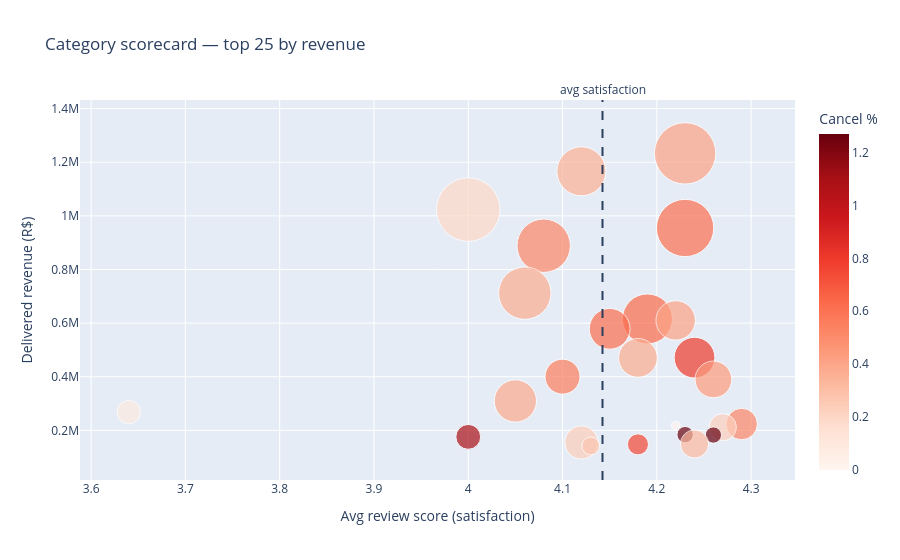

Notebook code cell kept with this figure:
### Markdown cell above
## Step 2 — The category scorecard chart (provided)

Revenue (y) vs satisfaction (x), bubble size = volume, color = cancellation rate.
The dashed line is the volume-weighted average satisfaction: categories that sit
**high and to the left of it** are high-revenue but below-average satisfaction —
the ones to investigate.

### Code cell
top = scorecard.nlargest(25, "revenue").copy()

avg_sat = (top["avg_review"] * top["delivered_orders"]).sum() / top["delivered_orders"].sum()

fig = px.scatter(
    top, x="avg_review", y="revenue",
    size="delivered_orders", color="cancel_rate",
    hover_name="product_category", size_max=45,
    color_continuous_scale="Reds",
    labels=dict(avg_review="Avg review score (satisfaction)",
                revenue="Delivered revenue (R$)",
                delivered_orders="Order volume", cancel_rate="Cancel %"),
    title="Category scorecard — top 25 by revenue",
)
fig.add_vline(x=avg_sat, line_dash="dash",
              annotation_text="avg satisfaction", annotation_position="top")
fig.show()

### Figure 1 — Plotly figure (JSON) as saved in the notebook; plotly's stock layout.template omitted (floating-point values rounded to 4 significant figures)
{"data": [{"hovertemplate": "<b>%{hovertext}</b><br><br>Avg review score (satisfaction)=%{x}<br>Delivered revenue (R$)=%{y}<br>Order volume=%{marker.size}<br>Cancel %=%{marker.color}<extra></extra>", "hovertext": ["health_beauty", "watches_gifts", "bed_bath_table", "sports_leisure", "computers_accessories", "furniture_decor", "housewares", "cool_stuff", "auto", "toys", "garden_tools", "baby", "perfumery", "telephony", "office_furniture", "stationery", "computers", "pet_shop", "musical_instruments", "small_appliances", "unknown", "electronics", "fashion_bags_accessories", "consoles_games", "construction_tools_construction"], "legendgroup": "", "marker": {"color": [0.41, 0.36, 0.19, 0.61, 0.52, 0.37, 0.63, 0.41, 0.62, 0.8, 0.37, 0.55, 0.44, 0.38, 0.08, 0.52, 0, 0.23, 1.27, 1.27, 1.09, 0.24, 0.32, 0.75, 0.27], "coloraxis": "coloraxis", "size": [8647, 5495, 9272, 7530, 6530, 6307, 5743, 3559, 3810, 3804, 3448, 2809, 3086, 4093, 1254, 2264, 177, 1688, 611, 609, 1412, 2517, 1820, 1018, 736], "sizemode": "area", "sizeref": 4.579, "symbol": "circle"}, "mode": "markers", "name": "", "orientation": "v", "showlegend": false, "type": "scatter", "x": [4.23, 4.12, 4, 4.23, 4.08, 4.06, 4.19, 4.22, 4.15, 4.24, 4.18, 4.1, 4.26, 4.05, 3.64, 4.29, 4.22, 4.27, 4.23, 4.26, 4, 4.12, 4.24, 4.18, 4.13], "xaxis": "x", "y": [1233000.0, 1166000.0, 1023000.0, 954900.0, 888700.0, 711900.0, 615600.0, 610200.0, 579000.0, 471300.0, 470500.0, 400400.0, 390100.0, 309900.0, 268200.0, 223800.0, 218700.0, 211700.0, 184300.0, 182800.0, 176000.0, 155000.0, 149300.0, 148000.0, 142100.0], "yaxis": "y"}], "layout": {"annotations": [{"showarrow": false, "text": "avg satisfaction", "x": 4.142, "xanchor": "center", "xref": "x", "y": 1, "yanchor": "bottom", "yref": "y domain"}], "coloraxis": {"colorbar": {"title": {"text": "Cancel %"}}, "colorscale": [[0, "rgb(255,245,240)"], [0.125, "rgb(254,224,210)"], [0.25, "rgb(252,187,161)"], [0.375, "rgb(252,146,114)"], [0.5, "rgb(251,106,74)"], [0.625, "rgb(239,59,44)"], [0.75, "rgb(203,24,29)"], [0.875, "rgb(165,15,21)"], [1, "rgb(103,0,13)"]]}, "legend": {"itemsizing": "constant", "tracegroupgap": 0}, "shapes": [{"line": {"dash": "dash"}, "type": "line", "x0": 4.142, "x1": 4.142, "xref": "x", "y0": 0, "y1": 1, "yref": "y domain"}], "title": {"text": "Category scorecard — top 25 by revenue"}, "xaxis": {"anchor": "y", "domain": [0, 1], "title": {"text": "Avg review score (satisfaction)"}}, "yaxis": {"anchor": "x", "domain": [0, 1], "title": {"text": "Delivered revenue (R$)"}}}}
